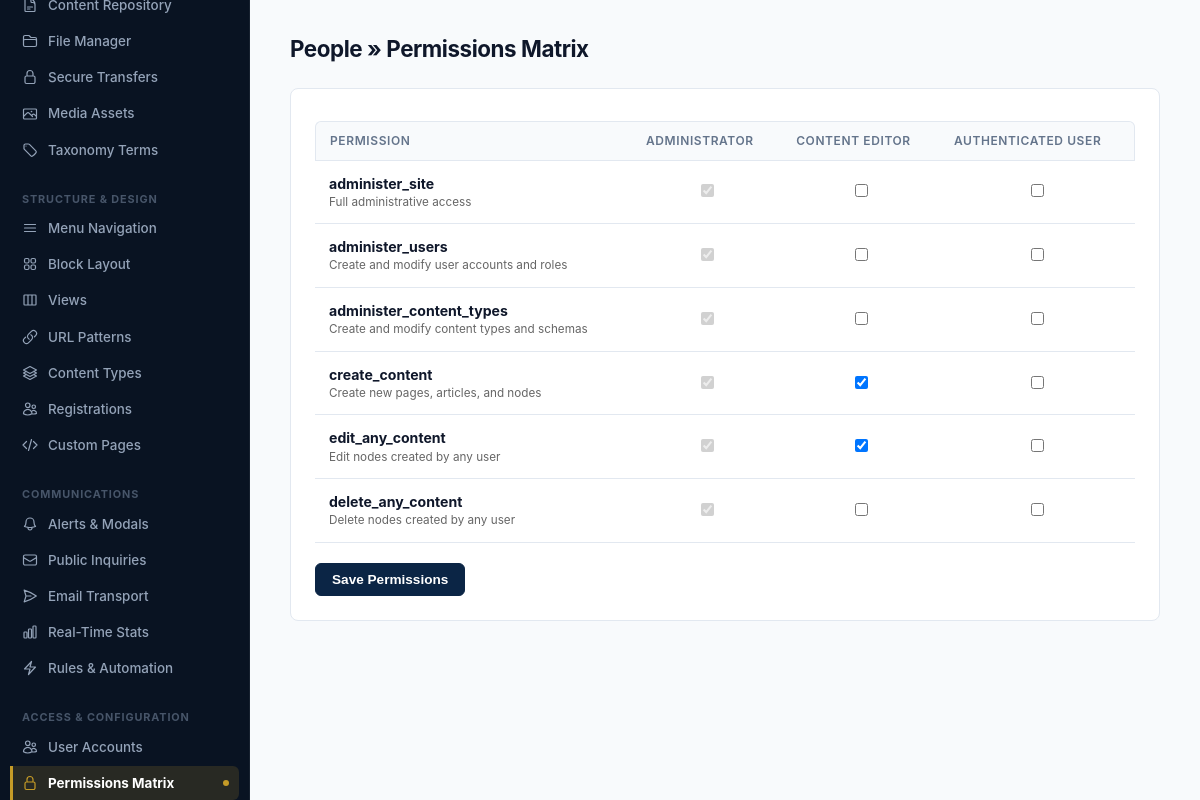
/admin/permissions.php (signed in), run on the app's committed database.
### tables this page shows
CREATE TABLE `roles` (
    `id` INT UNSIGNED AUTO_INCREMENT PRIMARY KEY,
    `machine_name` VARCHAR(32) NOT NULL UNIQUE,
    `label` VARCHAR(64) NOT NULL
);

CREATE TABLE `permissions` (
    `id` INT UNSIGNED AUTO_INCREMENT PRIMARY KEY,
    `machine_name` VARCHAR(64) NOT NULL UNIQUE,
    `description` VARCHAR(255) NOT NULL
);

### includes/auth.php (called while the page is built, shortened)
<?php
if (!function_exists('base_path')) {
    function base_path(string $path = ''): string {
        static $base = null;
        if ($base === null) {
            $script = str_replace('\\', '/', $_SERVER['SCRIPT_NAME'] ?? '');
            if (preg_match('#^(.*?)/(admin|api|includes|custom_pages)/#', $script, $matches)) {
                $base = rtrim($matches[1], '/');
            } else {
                $dir = dirname($script);
                $base = ($dir === '/' || $dir === '\\' || $dir === '.') ? '' : rtrim($dir, '/');
            }
        }
        $clean = ltrim($path, '/');
        if ($clean === '' || $clean === 'home') {
            return $base !== '' ? $base : '/';
        }
        return ($base !== '' ? $base : '') . '/' . $clean;
    }
}
function current_user(): ?array {
    return $_SESSION['user'] ?? null;
}
function user_has_permission(string $permission): bool {
    $user = current_user();
    if (in_array('administrator', $user['roles'], true)) {
        return true;
    }
    return in_array($permission, $user['permissions'], true);
}

### admin/permissions.php (the view, shortened to what this page needs)
<?php
require_once __DIR__ . '/../includes/auth.php';
$db = get_db();
$roles = $db->query('SELECT * FROM roles ORDER BY id ASC')->fetchAll();
$permissions = $db->query('SELECT * FROM permissions ORDER BY id ASC')->fetchAll();
$current_map = [];
$rp = $db->query('SELECT role_id, permission_id FROM role_permissions')->fetchAll();
foreach ($rp as $row) {
    $current_map[$row['role_id']][$row['permission_id']] = true;
}
?>
<!DOCTYPE html>
<html>
<head>
    <link rel="stylesheet" href="<?= base_path('assets/css/admin.css') ?>">
</head>
<body>
    <div class="admin-wrapper">
        <aside class="admin-nav">
            <?php require __DIR__ . '/nav.php'; ?>
        </aside>
        <main class="admin-main">
            <h1>People &raquo; Permissions Matrix</h1>
            <form method="POST" class="card">
                <table>
                    <thead>
                        <tr>
                            <th>Permission</th>
                            <?php foreach ($roles as $r): ?>
                                <th><?= htmlspecialchars($r['label']) ?></th>
                            <?php endforeach; ?>
                        </tr>
                    </thead>
                    <tbody>
                        <?php foreach ($permissions as $p): ?>
                        <tr>
                            <td>
                                <strong><?= htmlspecialchars($p['machine_name']) ?></strong>
                                <small style="display:block; color:#666;"><?= htmlspecialchars($p['description']) ?></small>
                            </td>
                            <?php foreach ($roles as $r): ?>
                                <td style="text-align: center;">
                                    <?php if ($r['machine_name'] === 'administrator'): ?>
                                        <input type="checkbox" checked disabled>
                                    <?php else: ?>
                                        <input type="checkbox" name="perm[<?= $r['id'] ?>][<?= $p['id'] ?>]" value="1"
                                            <?= isset($current_map[$r['id']][$p['id']]) ? 'checked' : '' ?>>
                                    <?php endif; ?>
                                </td>
                            <?php endforeach; ?>
                        </tr>
                        <?php endforeach; ?>
                    </tbody>
                </table>
                <div style="margin-top: 20px;">
                    <button type="submit" class="btn-primary">Save Permissions</button>
                </div>
            </form>
        </main>
    </div>
</body>
</html>

### admin/nav.php (shortened to what this page needs)
<?php declare(strict_types=1);
require_once __DIR__ . '/../includes/auth.php';
$current_script = basename($_SERVER['SCRIPT_NAME'] ?? '');
?>
<aside class="admin-sidebar" id="adminSidebar">
    <nav class="sidebar-nav">
        <?php foreach ($nav_groups as $group_label => $items): ?>
            <?php
                $visible_items = array_filter($items, fn($it) => $it['permission'] === null || user_has_permission($it['permission']));
            ?>
            <div class="nav-group">
                <div class="nav-group-heading"><?= htmlspecialchars($group_label) ?></div>
                <div class="nav-group-items">
                    <?php foreach ($visible_items as $item): ?>
                        <?php $is_active = ($current_script === $item['file']); ?>
                        <a href="<?= htmlspecialchars($item['url']) ?>" class="nav-item <?= $is_active ? 'active' : '' ?>">
                            <svg class="nav-svg" fill="none" viewBox="0 0 24 24" stroke-width="1.8" stroke="currentColor">
                                <?= $item['icon'] ?>
                            </svg>
                            <span class="nav-label"><?= htmlspecialchars($item['title']) ?></span>
                        </a>
                    <?php endforeach; ?>
                </div>
            </div>
        <?php endforeach; ?>
    </nav>
</aside>

### assets/css/admin.css (style rules this page uses)
:root { --bg-app: #f8fafc; --bg-surface: #ffffff; --bg-surface-subtle: #f1f5f9; --bg-surface-hover: #e2e8f0; --border-color: #e2e8f0; --border-strong: #cbd5e1; --text-primary: #0f172a; --text-secondary: #475569; --text-muted: #64748b; --text-inverse: #ffffff; --primary-color: #0b2545; --primary-hover: #133b6d; --accent-gold: #c59b27; --danger-bg: #fef2f2; --danger-border: #fecaca; --danger-text: #991b1b; --danger-solid: #dc2626; --success-bg: #ecfdf5; --success-border: #a7f3d0; --success-text: #065f46; --warning-bg: #fffbeb; --warning-border: #fde68a; --warning-text: #92400e; --info-bg: #eff6ff; --info-border: #bfdbfe; --info-text: #1e40af; --sidebar-width: 250px; --radius-sm: 4px; --radius-md: 6px; --radius-lg: 8px; --font-sans: -apple-system, BlinkMacSystemFont, "Inter", "Segoe UI", Roboto, "Helvetica Neue", Arial, sans-serif; --font-mono: ui-monospace, SFMono-Regular, Menlo, Monaco, Consolas, "Liberation Mono", monospace; }
*, *::before, *::after { box-sizing: border-box; margin: 0; padding: 0; }
body { background-color: var(--bg-app); color: var(--text-primary); font-family: var(--font-sans); font-size: 0.9375rem; line-height: 1.5; -webkit-font-smoothing: antialiased; }
.admin-wrapper { display: flex; min-height: 100vh; width: 100%; }
.admin-main { flex: 1; min-width: 0; max-width: 1300px; width: 100%; padding: 32px 40px; background: var(--bg-app); }
.admin-nav { display: contents; }
.admin-sidebar { width: var(--sidebar-width); background: #091322; color: #94a3b8; display: flex; flex-direction: column; flex-shrink: 0; border-right: 1px solid rgba(255, 255, 255, 0.06); position: sticky; top: 0; height: 100vh; overflow-y: auto; }
.sidebar-nav { flex: 1; padding: 10px 10px 20px; }
.nav-group { margin-bottom: 18px; }
.nav-group-heading { color: #475569; font-size: 0.68rem; font-weight: 700; text-transform: uppercase; letter-spacing: 0.08em; padding: 6px 12px 4px; }
.nav-group-items { display: flex; flex-direction: column; gap: 2px; }
.nav-item { position: relative; display: flex; align-items: center; gap: 10px; padding: 7px 12px; color: #94a3b8; text-decoration: none; font-size: 0.84rem; font-weight: 500; border-radius: var(--radius-md); transition: background 0.15s ease, color 0.15s ease; }
.nav-item.active { background: rgba(197, 155, 39, 0.16) !important; color: #ffffff !important; font-weight: 700 !important; border-left: 3px solid var(--accent-gold) !important; border-radius: 0 var(--radius-md) var(--radius-md) 0 !important; padding-left: 9px !important; }
.nav-item.active .nav-svg { color: var(--accent-gold) !important; }
.nav-item.active::after { content: ""; position: absolute; right: 10px; width: 6px; height: 6px; border-radius: 50%; background: var(--accent-gold); }
.nav-svg { width: 16px; height: 16px; flex-shrink: 0; }
h1 { font-size: 1.4rem; font-weight: 700; color: var(--text-primary); letter-spacing: -0.02em; margin-bottom: 22px; }
.btn-primary { display: inline-flex; align-items: center; justify-content: center; background: var(--primary-color); color: #ffffff !important; border: 1px solid var(--primary-color); padding: 8px 16px; border-radius: var(--radius-md); font-size: 0.85rem; font-weight: 600; text-decoration: none; cursor: pointer; transition: all 0.15s ease; }
table { width: 100%; border-collapse: separate; border-spacing: 0; margin-top: 8px; font-size: 0.88rem; }
th { background: var(--bg-app); color: var(--text-muted); font-weight: 600; font-size: 0.75rem; text-transform: uppercase; letter-spacing: 0.05em; padding: 10px 14px; text-align: left; border-top: 1px solid var(--border-color); border-bottom: 1px solid var(--border-color); }
th:first-child { border-left: 1px solid var(--border-color); border-top-left-radius: var(--radius-md); }
th:last-child { border-right: 1px solid var(--border-color); border-top-right-radius: var(--radius-md); }
td { padding: 12px 14px; color: var(--text-primary); border-bottom: 1px solid var(--border-color); vertical-align: middle; }
tbody tr { transition: background-color 0.1s ease; }
.card { background: var(--bg-surface); border: 1px solid var(--border-color); border-radius: var(--radius-lg); padding: 24px; margin-bottom: 24px; box-shadow: none; }

### data on the page
roles: label "ADMINISTRATOR"
roles: label "CONTENT EDITOR"
roles: label "AUTHENTICATED USER"
permissions: machine_name "administer_site", description "Full administrative access"
permissions: machine_name "administer_users", description "Create and modify user accounts and roles"
permissions: machine_name "administer_content_types", description "Create and modify content types and schemas"
permissions: machine_name "create_content", description "Create new pages, articles, and nodes", id "☑"
permissions: machine_name "edit_any_content", description "Edit nodes created by any user", id "☑"
permissions: machine_name "delete_any_content", description "Delete nodes created by any user"

### other printed values
$item['title'] "File Manager"
$item['title'] "Secure Transfers"
$item['title'] "Media Assets"
$item['title'] "Taxonomy Terms"
$group_label "STRUCTURE & DESIGN"
$item['title'] "Menu Navigation"
$item['title'] "Block Layout"
$item['title'] "Views"
$item['title'] "URL Patterns"
$item['title'] "Content Types"
$item['title'] "Registrations"
$item['title'] "Custom Pages"
$group_label "COMMUNICATIONS"
$item['title'] "Alerts & Modals"
$item['title'] "Public Inquiries"
